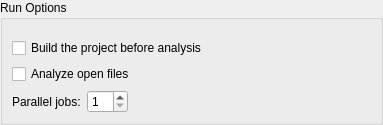
<?xml version="1.0" encoding="UTF-8"?>
<ui version="4.0">
 <class>ClangTools::Internal::RunSettingsWidget</class>
 <widget class="QWidget" name="ClangTools::Internal::RunSettingsWidget">
  <property name="geometry">
   <rect>
    <x>0</x>
    <y>0</y>
    <width>383</width>
    <height>125</height>
   </rect>
  </property>
  <layout class="QVBoxLayout" name="verticalLayout">
   <property name="leftMargin">
    <number>0</number>
   </property>
   <property name="topMargin">
    <number>0</number>
   </property>
   <property name="rightMargin">
    <number>0</number>
   </property>
   <property name="bottomMargin">
    <number>0</number>
   </property>
   <item>
    <widget class="QGroupBox" name="groupBox">
     <property name="title">
      <string>Run Options</string>
     </property>
     <layout class="QVBoxLayout" name="verticalLayout_2">
      <item>
       <widget class="CppTools::ClangDiagnosticConfigsSelectionWidget" name="diagnosticWidget" native="true"/>
      </item>
      <item>
       <widget class="QCheckBox" name="buildBeforeAnalysis">
        <property name="text">
         <string>Build the project before analysis</string>
        </property>
       </widget>
      </item>
      <item>
       <widget class="QCheckBox" name="analyzeOpenFiles">
        <property name="text">
         <string>Analyze open files</string>
        </property>
       </widget>
      </item>
      <item>
       <layout class="QHBoxLayout" name="processesLayout">
        <item>
         <widget class="QLabel" name="label_2">
          <property name="text">
           <string>Parallel jobs:</string>
          </property>
         </widget>
        </item>
        <item>
         <widget class="QSpinBox" name="parallelJobsSpinBox">
          <property name="minimum">
           <number>1</number>
          </property>
          <property name="maximum">
           <number>32</number>
          </property>
         </widget>
        </item>
        <item>
         <spacer name="horizontalSpacer_2">
          <property name="orientation">
           <enum>Qt::Horizontal</enum>
          </property>
          <property name="sizeHint" stdset="0">
           <size>
            <width>40</width>
            <height>20</height>
           </size>
          </property>
         </spacer>
        </item>
       </layout>
      </item>
     </layout>
    </widget>
   </item>
  </layout>
 </widget>
 <customwidgets>
  <customwidget>
   <class>CppTools::ClangDiagnosticConfigsSelectionWidget</class>
   <extends>QWidget</extends>
   <header>cpptools/clangdiagnosticconfigsselectionwidget.h</header>
  </customwidget>
 </customwidgets>
 <resources/>
 <connections/>
</ui>
